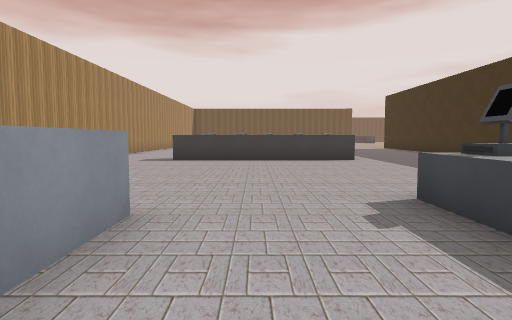
view 1 (above)

24 first-person views from a walk through a Godot game level. The camera is 1.4 m above the floor, tilts 4° down and sees 75° across. The floor is counted in squares, 2 m on a side. Each view is taken from the middle of a square. On the plan, view 1 faces up. The plan holds only what a view shows up to about 10 squares ahead; the rest is blank. The place goes on beyond the plan. Characters and animated objects are not drawn. Some surface patterns are stand-ins.

view 2
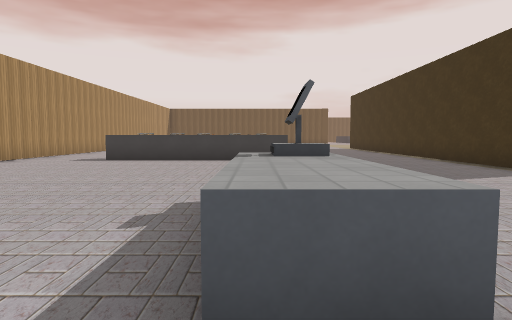

view 3
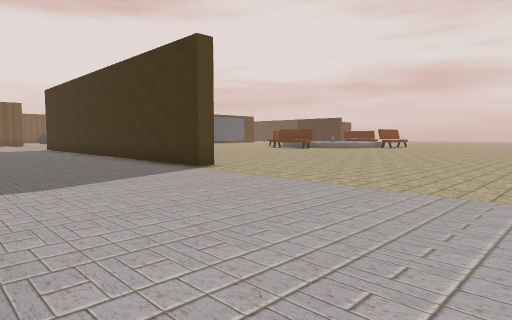

view 4
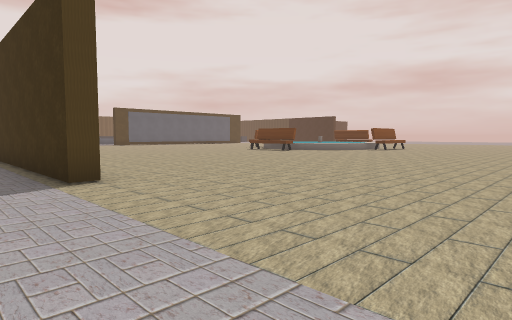

view 5
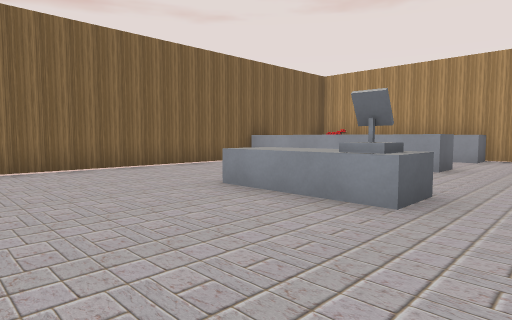

view 6
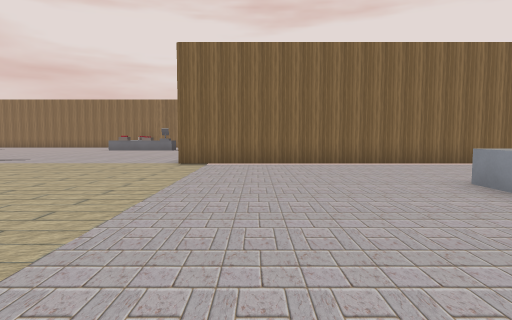

view 7
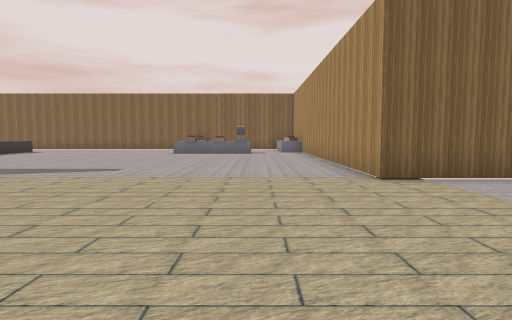

view 8
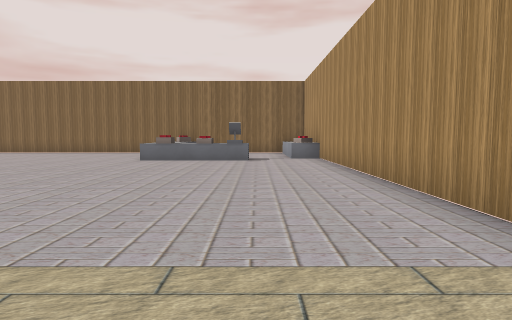

view 9
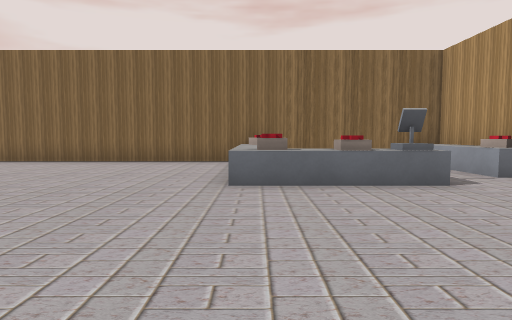

view 10
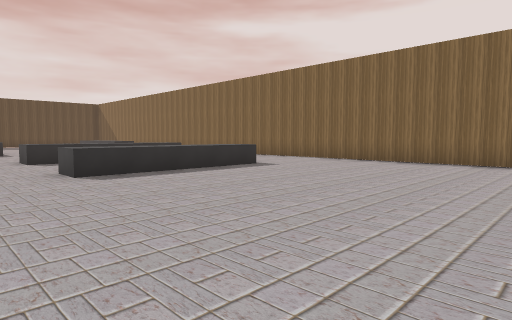

view 11
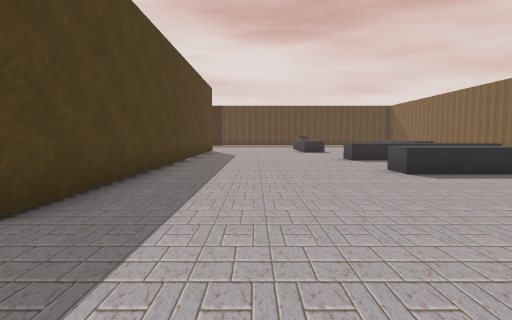

view 12
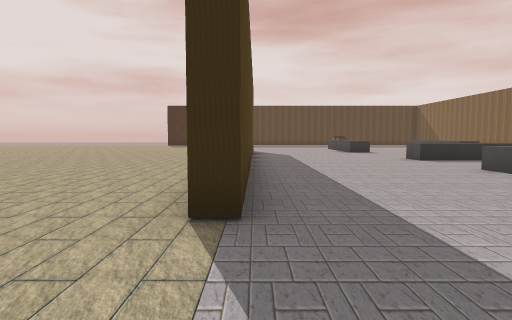

view 13
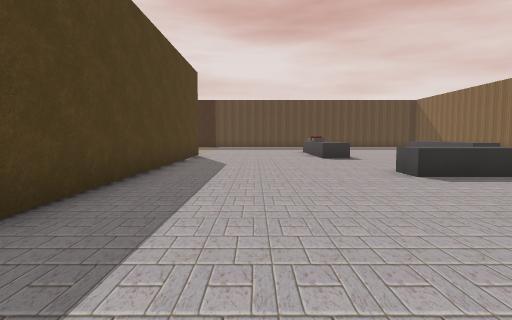

view 14
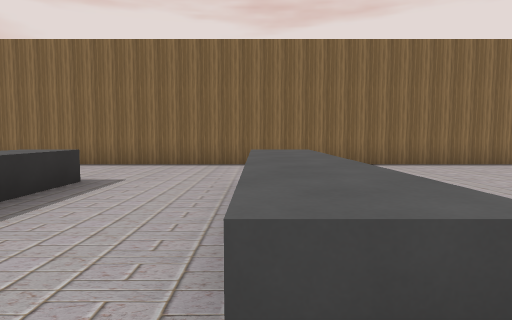

view 15
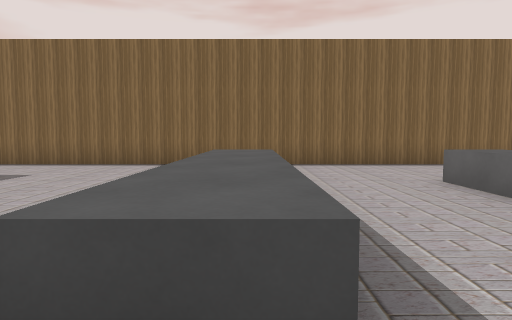

view 16
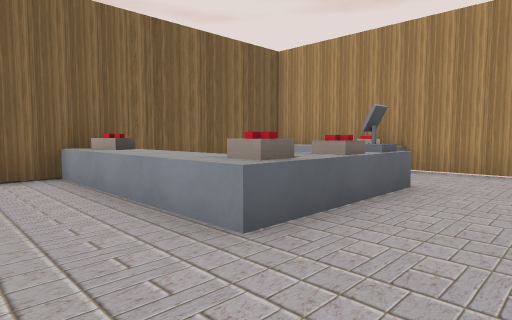

view 17
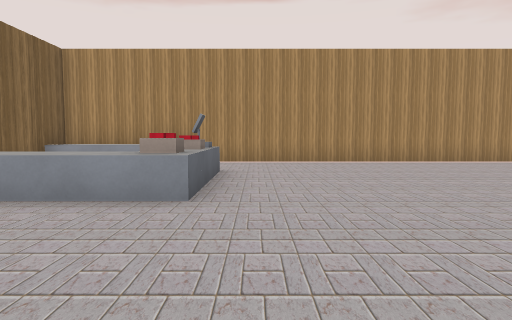

view 18
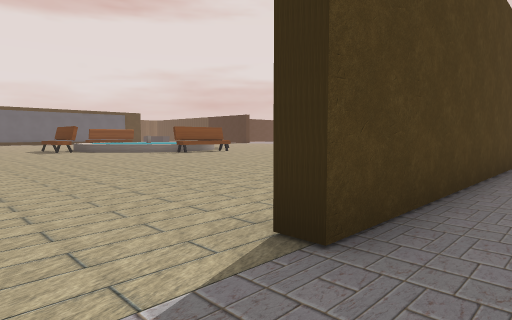

view 19
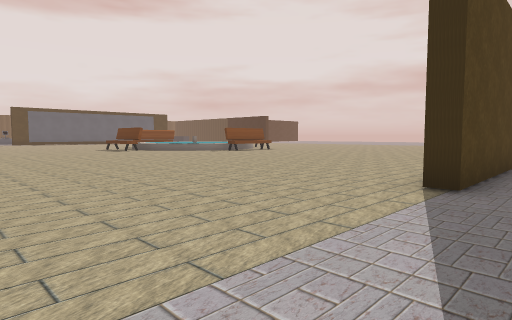

view 20
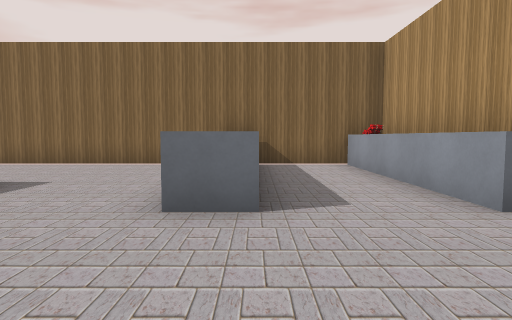

view 21
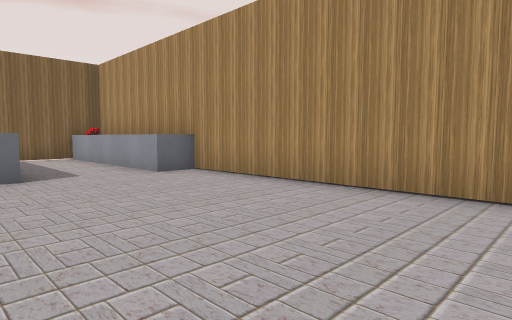

view 22
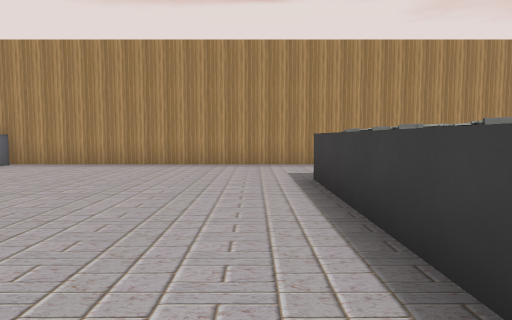

view 23
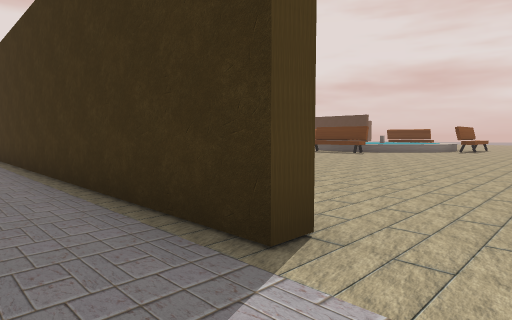

view 24
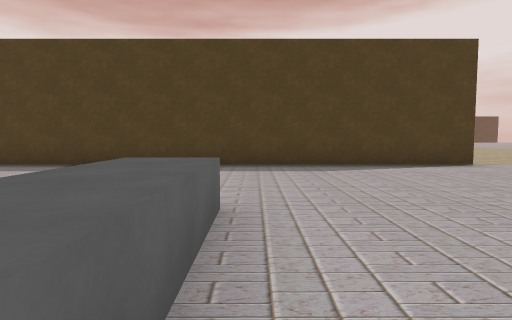

### Floor plan
Key: @ floor where view 1 was taken; # wall or solid block; . floor; ^ raised ledge; O other object.
Columns run from 6 left of view 1 to 28 right of it. Each row starts with its distance up from view 1.
 10 #...^^^^^^....#... ...
  9 #.............#........
  8 #.............#.........
  7 #.............#..........
  6 #.........................
  5 #..........................
  4 #........................... ..
  3 ##..^...^......................
  2  #..^^..^......................
  1  #..^^..^......................
  0  #..^^@........................
 -1  O..^^.........................
 -2  O..^^.................############
 -3  ##############....................
 -4               #....................
 -5               #....................
 -6               #....................
 -7               #....................
 -8               #............^..^....
 -9               #............^..^....
-10               #............^..^...
-11               #..^OO.......^..^...
-12               #..  ^.......^..^....
-13               #.   ^...............
-14               #.   O...............
-15               #    #...............
-16                ####################

Positions as (right, up) in squares from view 1, and headings:
1: (0, 0), facing up
2: (2, 0), facing up
3: (3, 0), facing up-right
4: (6, 1), facing up-right
5: (6, 5), facing down-left
6: (6, 6), facing down
7: (10, 3), facing down
8: (10, -1), facing down
9: (13, -6), facing down
10: (14, -6), facing down-right
11: (14, -5), facing right
12: (14, -3), facing right
13: (18, -5), facing right
14: (21, -7), facing down
15: (24, -7), facing down
16: (15, -9), facing down-left
17: (17, -10), facing left
18: (15, -4), facing up-right
19: (12, -4), facing up-right
20: (-2, 6), facing down
21: (-1, 9), facing down-left
22: (3, 9), facing left
23: (6, 5), facing up-right
24: (25, -11), facing up
